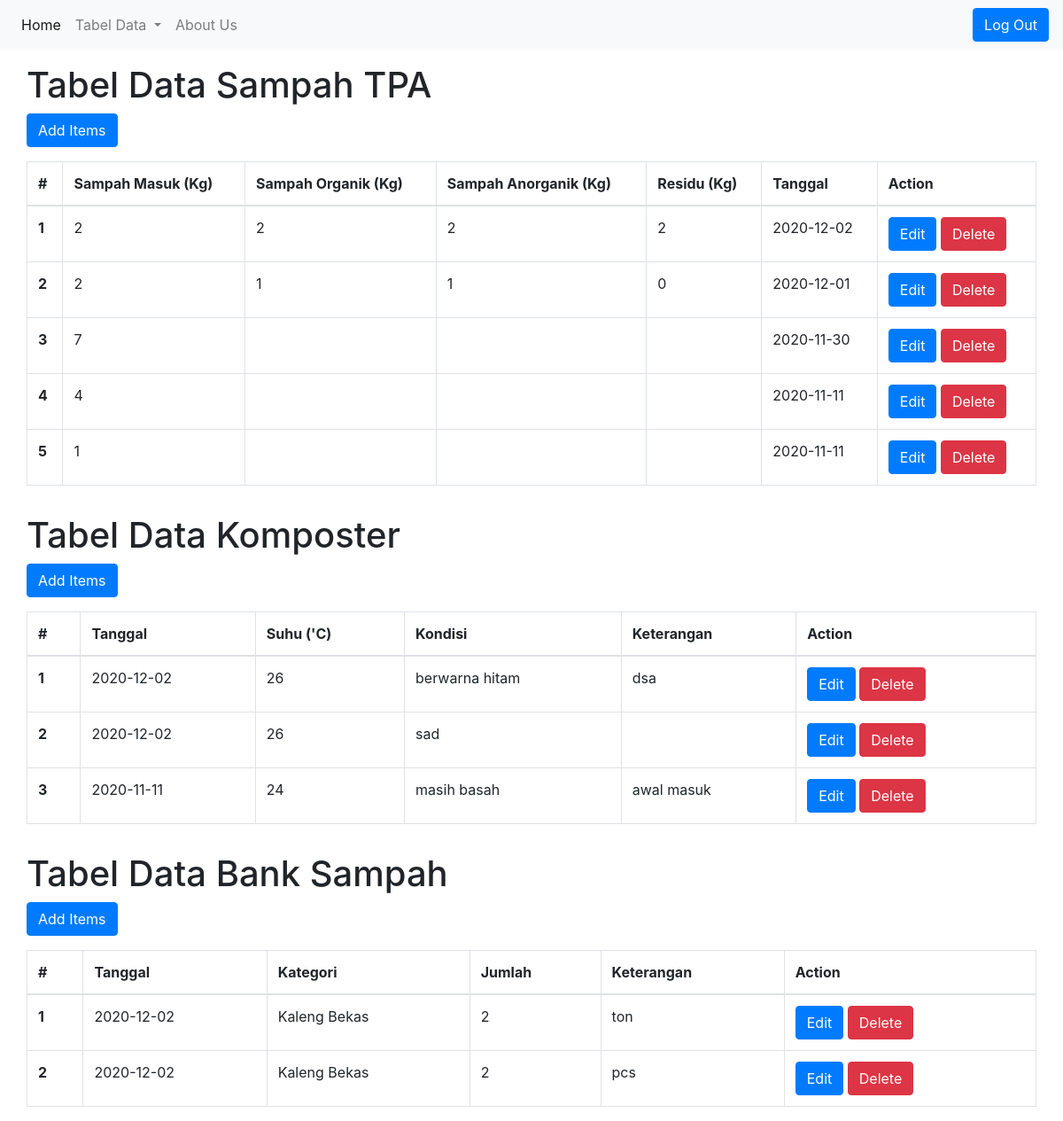
The app's page /admin.php with its own data.
### tables this page shows
CREATE TABLE IF NOT EXISTS `sampah` (
  `id_sampah` int(11) NOT NULL AUTO_INCREMENT,
  `massa_total` int(11) DEFAULT NULL,
  `organik` int(11) DEFAULT NULL,
  `anorganik` int(11) DEFAULT NULL,
  `residu` int(11) DEFAULT NULL,
  `tanggal_masuk` date DEFAULT NULL,
  PRIMARY KEY (`id_sampah`)
);

CREATE TABLE IF NOT EXISTS `komposter` (
  `id_kompos` int(11) NOT NULL AUTO_INCREMENT,
  `id_sampah` int(11) DEFAULT NULL,
  `tanggal` date DEFAULT NULL,
  `suhu` int(11) DEFAULT NULL,
  `kondisi` varchar(50) DEFAULT NULL,
  `keterangan` varchar(50) DEFAULT NULL,
  PRIMARY KEY (`id_kompos`),
  KEY `id_sampah` (`id_sampah`),
  CONSTRAINT `FK_komposter_sampah` FOREIGN KEY (`id_sampah`) REFERENCES `sampah` (`id_sampah`)
);

CREATE TABLE IF NOT EXISTS `daurulang` (
  `id` int(11) NOT NULL AUTO_INCREMENT,
  `id_sampah` int(11) DEFAULT NULL,
  `id_kategori` int(11) DEFAULT NULL,
  `jumlah` int(100) DEFAULT NULL,
  `keterangan` varchar(50) DEFAULT NULL,
  `tanggal` date DEFAULT NULL,
  PRIMARY KEY (`id`),
  KEY `id_sampah` (`id_sampah`),
  KEY `kategori` (`id_kategori`),
  CONSTRAINT `FK_banksampah_kategori` FOREIGN KEY (`id_kategori`) REFERENCES `kategori` (`id_kategori`),
  CONSTRAINT `FK_banksampah_sampah` FOREIGN KEY (`id_sampah`) REFERENCES `sampah` (`id_sampah`)
);

CREATE TABLE IF NOT EXISTS `kategori` (
  `id_kategori` int(11) NOT NULL,
  `nama_kategori` varchar(50) DEFAULT NULL,
  PRIMARY KEY (`id_kategori`)
);

### admin.php (the view, shortened to what this page needs)
<?php
$user = 'root';
$pass = 'mypass';
$dbh = new PDO('mysql:host=localhost;dbname=pengolahsampah', $user, $pass);
$sth = $dbh->prepare('select * from sampah order by tanggal_masuk desc');
$sth->execute();
$tbsampah = $sth->fetchAll();
$sth = $dbh->prepare('select * from komposter order by tanggal desc');
$sth->execute();
$tbkompos=$sth->fetchAll();
$sth = $dbh->prepare('select * from kategori inner join daurulang on daurulang.id_kategori = kategori.id_kategori order by tanggal desc');
$sth->execute();
$tbdaurulang = $sth->fetchAll();
?>
<!doctype html>
<html lang="en">
  <head>
    <link rel="stylesheet" href="https://cdn.jsdelivr.net/npm/bootstrap@4.5.3/dist/css/bootstrap.min.css">
  </head>
  <body>
    <nav class="navbar navbar-expand-lg navbar-light bg-light">
      <div class="collapse navbar-collapse" id="navbarSupportedContent">
        <ul class="navbar-nav mr-auto">
          <li class="nav-item active">
            <a class="nav-link" href="#">Home <span class="sr-only">(current)</span></a>
          </li>
          <li class="nav-item dropdown">
            <a class="nav-link dropdown-toggle" href="#" id="navbarDropdown" role="button" data-toggle="dropdown" aria-haspopup="true" aria-expanded="false">
              Tabel Data
            </a>
          </li>
          <li class="nav-item">
            <a class="nav-link" href="#">About Us</a>
          </li>
        </ul>
        <a class="btn btn-primary" href="home.php" role="button">Log Out</a>
      </div>
    </nav>
  <div class="container mt-3">
    <div class="row">
      <h1>Tabel Data Sampah TPA</h1>
    </div>
    <div class="row mb-3">
      <button type="button" class="btn btn-primary" data-toggle="modal" data-target="#AddItemModal">
        Add Items
      </button>
    </div>
    <div class="row">
      <table class="table table-bordered">
        <thead>
          <tr>
            <th scope="col">#</th>
            <th scope="col">Sampah Masuk (Kg)</th>
            <th scope="col">Sampah Organik (Kg)</th>
            <th scope="col">Sampah Anorganik (Kg)</th>
            <th scope="col">Residu (Kg)</th>
            <th scope="col">Tanggal</th>
            <th scope="col">Action</th>
          </tr>
        </thead>
        <tbody>
          <?php
            $i = 1;
            foreach ($tbsampah as $data){
              ?>
              <tr>
                <th scope="row"><?=$i?></th>
                <td><?=$data['massa_total']?></td>
                <td><?=$data['organik']?></td>
                <td><?=$data['anorganik']?></td>
                <td><?=$data['residu']?></td>
                <td><?=$data['tanggal_masuk']?></td>
                <td>
                <button type="button" class="btn btn-primary" data-toggle="modal" data-target="#message<?php echo $data['id_sampah'];?>">Edit</button>
                <a class="btn btn-danger" href="process.php?delete=<?= $data['id_sampah'];?>" role="button">Delete</a>
                </td>
              </tr>
          <?php
            $i++;
            }
          ?>
        </tbody>
      </table>
    </div>
  </div>
  <div class="container mt-3">
    <div class="row">
      <h1>Tabel Data Komposter</h1>
    </div>
    <div class="row mb-3">
      <button type="button" class="btn btn-primary" data-toggle="modal" data-target="#AddKomposModal">
        Add Items
      </button>
    </div>
    <div class="row">
      <table class="table table-bordered">
        <thead>
          <tr>
            <th scope="col">#</th>
            <th scope="col">Tanggal</th>
            <th scope="col">Suhu ('C)</th>
            <th scope="col">Kondisi</th>
            <th scope="col">Keterangan</th>
            <th scope="col">Action</th>
          </tr>
        </thead>
        <tbody>
          <?php
            $i = 1;
            foreach ($tbkompos as $data){
              ?>
              <tr>
                <th scope="row"><?=$i?></th>
                <td><?=$data['tanggal']?></td>
                <td><?=$data['suhu']?></td>
                <td><?=$data['kondisi']?></td>
                <td><?=$data['keterangan']?></td>
                <td>
                <button type="button" class="btn btn-primary" data-toggle="modal" data-target="#kompos<?php echo $data['id_kompos'];?>">Edit</button>
                <a class="btn btn-danger" href="process.php?deleteKompos=<?= $data['id_kompos'];?>" role="button">Delete</a>
                </td>
              </tr>
          <?php
            $i++;}
          ?>
        </tbody>
      </table>
    </div>
  </div>
  <div class="container mt-3">
    <div class="row">
      <h1>Tabel Data Bank Sampah</h1>
    </div>
    <div class="row mb-3">
      <button type="button" class="btn btn-primary" data-toggle="modal" data-target="#BankSampahModal">
        Add Items
      </button>
    </div>
    <div class="row">
      <table class="table table-bordered">
        <thead>
          <tr>
            <th scope="col">#</th>
            <th scope="col">Tanggal</th>
            <th scope="col">Kategori</th>
            <th scope="col">Jumlah</th>
            <th scope="col">Keterangan</th>
            <th scope="col">Action</th>
          </tr>
        </thead>
        <tbody>
          <?php
            $i = 1;
            foreach ($tbdaurulang as $data){
              ?>
              <tr>
                <th scope="row"><?=$i?></th>
                <td><?=$data['tanggal']?></td>
                <td><?=$data['nama_kategori']?></td>
                <td><?=$data['jumlah']?></td>
                <td><?=$data['keterangan']?></td>
                <td>
                <button type="button" class="btn btn-primary" data-toggle="modal" data-target="#daurUlang<?php echo $data['id'];?>">Edit</button>
                <a class="btn btn-danger" href="process.php?deleteDaurUlang=<?= $data['id'];?>" role="button">Delete</a>
                </td>
              </tr>
          <?php
            $i++;}
          ?>
        </tbody>
      </table>
    </div>
  </div>
  </body>
</html>

### records on screen
sampah: massa_total "2", organik "2", anorganik "2", residu "2", tanggal_masuk "2020-12-02"
sampah: massa_total "2", organik "1", anorganik "1", residu "0", tanggal_masuk "2020-12-01"
sampah: massa_total "7", tanggal_masuk "2020-11-30"
sampah: massa_total "4", tanggal_masuk "2020-11-11"
sampah: massa_total "1", tanggal_masuk "2020-11-11"
komposter: tanggal "2020-12-02", suhu "26", kondisi "berwarna hitam", keterangan "dsa"
komposter: tanggal "2020-12-02", suhu "26", kondisi "sad"
komposter: tanggal "2020-11-11", suhu "24", kondisi "masih basah", keterangan "awal masuk"
daurulang: tanggal "2020-12-02", id_kategori.nama_kategori "Kaleng Bekas", jumlah "2", keterangan "ton"
daurulang: tanggal "2020-12-02", id_kategori.nama_kategori "Kaleng Bekas", jumlah "2", keterangan "pcs"
